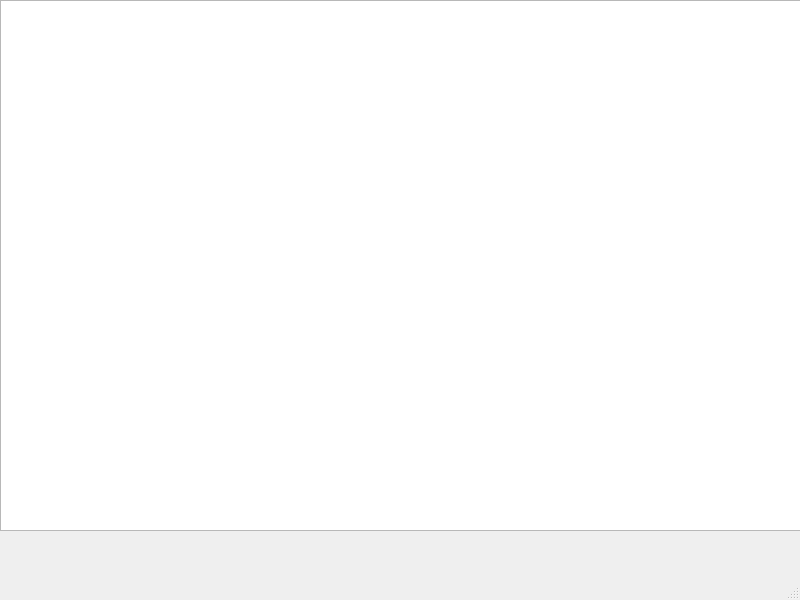
<?xml version="1.0" encoding="UTF-8"?>
<ui version="4.0">
 <class>MainWindow</class>
 <widget class="QMainWindow" name="MainWindow">
  <property name="geometry">
   <rect>
    <x>0</x>
    <y>0</y>
    <width>800</width>
    <height>600</height>
   </rect>
  </property>
  <property name="windowTitle">
   <string>MainWindow</string>
  </property>
  <widget class="QWidget" name="centralwidget">
   <widget class="QTextEdit" name="textEdit">
    <property name="geometry">
     <rect>
      <x>0</x>
      <y>0</y>
      <width>801</width>
      <height>531</height>
     </rect>
    </property>
   </widget>
  </widget>
  <widget class="QMenuBar" name="menubar">
   <property name="geometry">
    <rect>
     <x>0</x>
     <y>0</y>
     <width>800</width>
     <height>28</height>
    </rect>
   </property>
  </widget>
  <widget class="QStatusBar" name="statusbar"/>
 </widget>
 <resources/>
 <connections/>
</ui>
